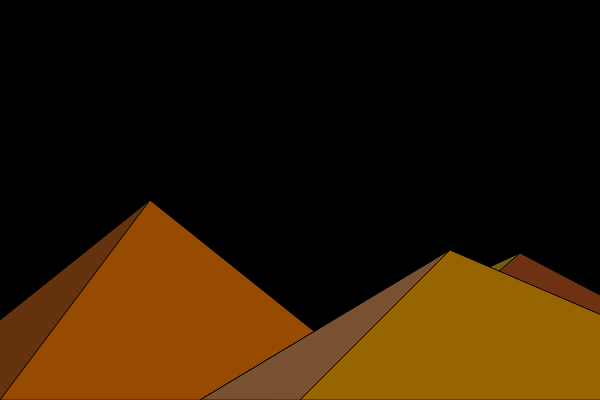
Frame 1 (no input)
Frame 60 (no input): identical to frame 1, image omitted
Frame 120 (the mouse pressed at the canvas centre since frame 60): blank canvas, image omitted

The p5.js sketch that drew this single still picture (run headless with seeded random() and noise() and a simulated clock; from frame 60 on, the mouse is pressed at the canvas centre):

// p5.js sketch
// ── sketch.js
//variable for initial sun position
//point below horizon
let sunHeight = 600;

//variables for color change
let redVal = 0;
let greenVal = 0;

function setup() {
  createCanvas(600, 400);
}

function draw() {
  //fill background based on custom variables
  //the value of blue is set to 0 and will not change
  background(redVal, greenVal, 0);

  //sun
  fill(255, 135, 5, 60);
  circle(300, sunHeight, 180);
  fill(255, 100, 0, 100);
  circle(300, sunHeight, 140);

  //mountains
  fill(110, 50, 18);
  triangle(200, 400, 520, 253, 800, 400);
  fill(110, 95, 20);
  triangle(200, 400, 520, 253, 350, 400);

  fill(150, 75, 0);
  triangle(-100, 400, 150, 200, 400, 400);
  fill(100, 50, 12);
  triangle(-100, 400, 150, 200, 0, 400);

  fill(150, 100, 0);
  triangle(200, 400, 450, 250, 800, 400);
  fill(120, 80, 50);
  triangle(200, 400, 450, 250, 300, 400);

  // reduce sunHeight by 2 until it reaches 130
  if (sunHeight > 130) {
    sunHeight -= 2;


    // increase color variables by 4 or 1 during sunrise
    if (sunHeight < 480) {
      redVal += 4;
      greenVal += 1;
    }
  }
  if (mouseIsPressed == true) {
    background(0);
  }
}
